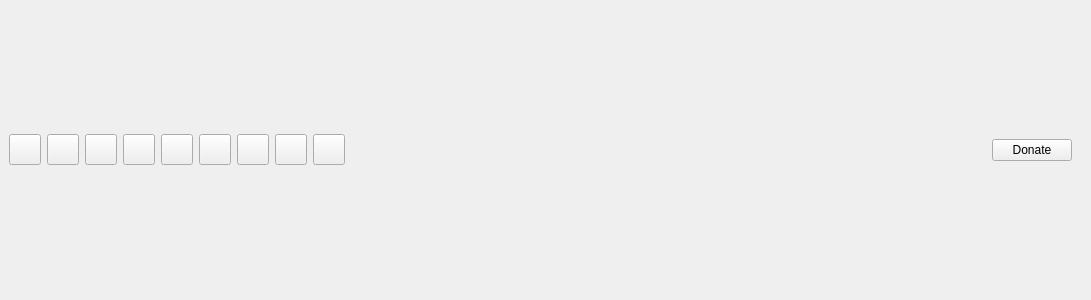
<?xml version="1.0" encoding="UTF-8"?>
<ui version="4.0">
 <class>Navbar</class>
 <widget class="QWidget" name="Navbar">
  <property name="geometry">
   <rect>
    <x>0</x>
    <y>0</y>
    <width>1091</width>
    <height>300</height>
   </rect>
  </property>
  <property name="windowTitle">
   <string notr="true">Form</string>
  </property>
  <layout class="QVBoxLayout" name="verticalLayout">
   <property name="spacing">
    <number>0</number>
   </property>
   <property name="leftMargin">
    <number>0</number>
   </property>
   <property name="topMargin">
    <number>0</number>
   </property>
   <property name="rightMargin">
    <number>0</number>
   </property>
   <property name="bottomMargin">
    <number>0</number>
   </property>
   <item>
    <widget class="QWidget" name="widget" native="true">
     <layout class="QHBoxLayout" name="horizontalLayout_2" stretch="0,0,0,0,0,0,0,0,0,0,1,0,0">
      <item>
       <widget class="QToolButton" name="btnSearch">
        <property name="toolTip">
         <string>Scrape</string>
        </property>
        <property name="text">
         <string notr="true"/>
        </property>
        <property name="iconSize">
         <size>
          <width>24</width>
          <height>24</height>
         </size>
        </property>
        <property name="iconName" stdset="0">
         <string notr="true">cloud_download</string>
        </property>
       </widget>
      </item>
      <item>
       <widget class="QToolButton" name="btnSave">
        <property name="toolTip">
         <string>Save</string>
        </property>
        <property name="text">
         <string notr="true"/>
        </property>
        <property name="iconSize">
         <size>
          <width>24</width>
          <height>24</height>
         </size>
        </property>
        <property name="iconName" stdset="0">
         <string notr="true">diskette</string>
        </property>
       </widget>
      </item>
      <item>
       <widget class="QToolButton" name="btnSaveAll">
        <property name="toolTip">
         <string>Save All</string>
        </property>
        <property name="text">
         <string notr="true"/>
        </property>
        <property name="iconSize">
         <size>
          <width>24</width>
          <height>24</height>
         </size>
        </property>
        <property name="iconName" stdset="0">
         <string notr="true">diskette</string>
        </property>
        <property name="iconPainter" stdset="0">
         <string notr="true">duplicate</string>
        </property>
       </widget>
      </item>
      <item>
       <widget class="QToolButton" name="btnRename">
        <property name="toolTip">
         <string>Rename selected files</string>
        </property>
        <property name="text">
         <string notr="true"/>
        </property>
        <property name="iconSize">
         <size>
          <width>24</width>
          <height>24</height>
         </size>
        </property>
        <property name="iconName" stdset="0">
         <string notr="true">folder</string>
        </property>
       </widget>
      </item>
      <item>
       <widget class="QToolButton" name="btnSync">
        <property name="toolTip">
         <string>Synchronize to Kodi</string>
        </property>
        <property name="text">
         <string notr="true"/>
        </property>
        <property name="iconSize">
         <size>
          <width>24</width>
          <height>24</height>
         </size>
        </property>
        <property name="iconName" stdset="0">
         <string notr="true">network</string>
        </property>
       </widget>
      </item>
      <item>
       <widget class="QToolButton" name="btnExport">
        <property name="toolTip">
         <string>Export Database</string>
        </property>
        <property name="text">
         <string notr="true"/>
        </property>
        <property name="iconSize">
         <size>
          <width>24</width>
          <height>24</height>
         </size>
        </property>
        <property name="iconName" stdset="0">
         <string notr="true">cloud_upload</string>
        </property>
       </widget>
      </item>
      <item>
       <widget class="QToolButton" name="btnReload">
        <property name="toolTip">
         <string>Reload</string>
        </property>
        <property name="text">
         <string notr="true"/>
        </property>
        <property name="iconSize">
         <size>
          <width>24</width>
          <height>24</height>
         </size>
        </property>
        <property name="iconName" stdset="0">
         <string notr="true">refresh</string>
        </property>
       </widget>
      </item>
      <item>
       <widget class="QToolButton" name="btnSettings">
        <property name="toolTip">
         <string>Settings</string>
        </property>
        <property name="text">
         <string notr="true"/>
        </property>
        <property name="iconSize">
         <size>
          <width>24</width>
          <height>24</height>
         </size>
        </property>
        <property name="iconName" stdset="0">
         <string notr="true">tools</string>
        </property>
       </widget>
      </item>
      <item>
       <widget class="QToolButton" name="btnAbout">
        <property name="toolTip">
         <string>About</string>
        </property>
        <property name="text">
         <string notr="true"/>
        </property>
        <property name="iconSize">
         <size>
          <width>24</width>
          <height>24</height>
         </size>
        </property>
        <property name="iconName" stdset="0">
         <string notr="true">info</string>
        </property>
       </widget>
      </item>
      <item>
       <spacer name="horizontalSpacer">
        <property name="orientation">
         <enum>Qt::Horizontal</enum>
        </property>
        <property name="sizeHint" stdset="0">
         <size>
          <width>40</width>
          <height>20</height>
         </size>
        </property>
       </spacer>
      </item>
      <item>
       <widget class="FilterWidget" name="filterWidget" native="true">
        <property name="maximumSize">
         <size>
          <width>500</width>
          <height>16777215</height>
         </size>
        </property>
       </widget>
      </item>
      <item>
       <widget class="QPushButton" name="btnDonate">
        <property name="cursor">
         <cursorShape>PointingHandCursor</cursorShape>
        </property>
        <property name="text">
         <string>Donate</string>
        </property>
        <property name="icon">
         <iconset resource="../../data/MediaElch.qrc">
          <normaloff>:/img/money_64.png</normaloff>:/img/money_64.png</iconset>
        </property>
        <property name="iconSize">
         <size>
          <width>12</width>
          <height>12</height>
         </size>
        </property>
       </widget>
      </item>
      <item>
       <spacer name="horizontalSpacer_2">
        <property name="orientation">
         <enum>Qt::Horizontal</enum>
        </property>
        <property name="sizeType">
         <enum>QSizePolicy::Fixed</enum>
        </property>
        <property name="sizeHint" stdset="0">
         <size>
          <width>10</width>
          <height>20</height>
         </size>
        </property>
       </spacer>
      </item>
     </layout>
    </widget>
   </item>
  </layout>
 </widget>
 <customwidgets>
  <customwidget>
   <class>FilterWidget</class>
   <extends>QWidget</extends>
   <header>ui/small_widgets/FilterWidget.h</header>
   <container>1</container>
  </customwidget>
 </customwidgets>
 <resources>
  <include location="../../data/MediaElch.qrc"/>
 </resources>
 <connections/>
</ui>
